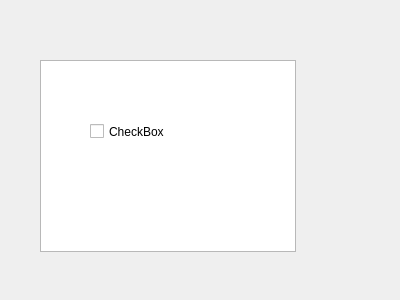
<?xml version="1.0" encoding="UTF-8"?>
<ui version="4.0">
 <class>Form</class>
 <widget class="QWidget" name="Form">
  <property name="geometry">
   <rect>
    <x>0</x>
    <y>0</y>
    <width>400</width>
    <height>300</height>
   </rect>
  </property>
  <property name="windowTitle">
   <string>Form</string>
  </property>
  <widget class="QGraphicsView" name="graphicsView">
   <property name="geometry">
    <rect>
     <x>40</x>
     <y>60</y>
     <width>256</width>
     <height>192</height>
    </rect>
   </property>
  </widget>
  <widget class="KUrlLabel" name="kurllabel">
   <property name="geometry">
    <rect>
     <x>200</x>
     <y>220</y>
     <width>57</width>
     <height>16</height>
    </rect>
   </property>
  </widget>
  <widget class="QCheckBox" name="checkBox">
   <property name="geometry">
    <rect>
     <x>90</x>
     <y>120</y>
     <width>86</width>
     <height>23</height>
    </rect>
   </property>
   <property name="text">
    <string>CheckBox</string>
   </property>
  </widget>
 </widget>
 <customwidgets>
  <customwidget>
   <class>KUrlLabel</class>
   <extends>QLabel</extends>
   <header>kurllabel.h</header>
  </customwidget>
 </customwidgets>
 <resources/>
 <connections/>
</ui>
